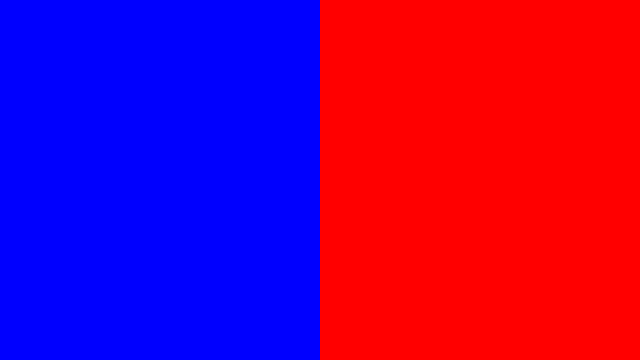
Frame 1 (no input)
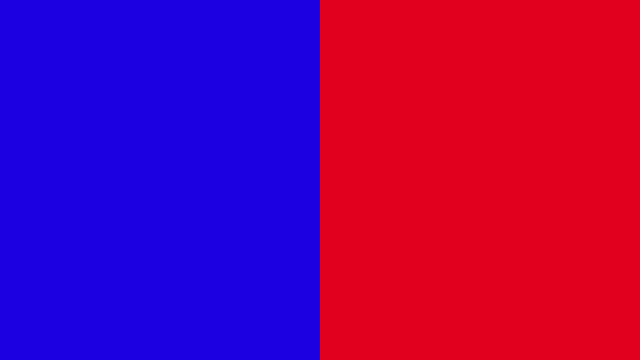
Frame 60 (the mouse pressed at the canvas centre just before this capture)
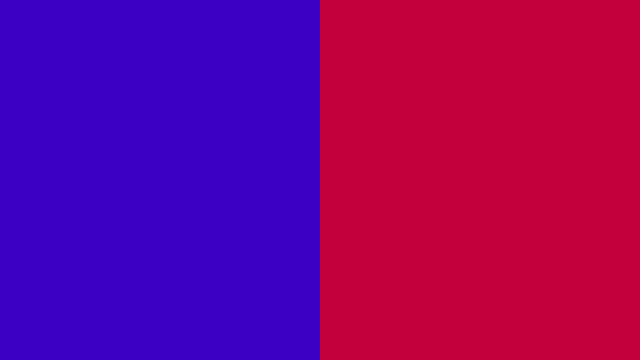
Frame 120 (the mouse held since frame 60 and released just before this capture)

The Processing sketch that drew these frames (run headless with seeded random() and noise(); from frame 60 on, the mouse is pressed at the canvas centre):

// Processing sketch: example_5_7_bouncingcolor
// ── example_5_7_bouncingcolor.pde
// Learning Processing
// Daniel Shiffman
// http://www.learningprocessing.com

// Example 5-7: "Bouncing" color

// Two variables for color.
float c1 = 0;      
float c2 = 255;    

// Start by incrementing c1.
float c1dir = 0.5;  
// Start by decrementing c2.
float c2dir = -0.5; 

void setup() {
  size(640,360);
}

void draw() {
  noStroke();
  
  // Draw rectangle on left
  fill(c1,0,c2);
  rect(0,0,320,360);

  // Draw rectangle of right
  fill(c2,0,c1);
  rect(320,0,320,360);

  // Adjust color values
  c1 = c1 + c1dir;
  c2 = c2 + c2dir;
  
  // Instead of reaching the edge of a window, these variables reach the "edge" of color:  
  // 0 for no color and 255 for full color.  
  // When this happens, just like with the bouncing ball, the direction is reversed.

  // Reverse direction of color change 
  if (c1 < 0 || c1 > 255) {
    c1dir *= -1;
  }

  if (c2 < 0 || c2 > 255) {
    c2dir *= -1;
  }
}
